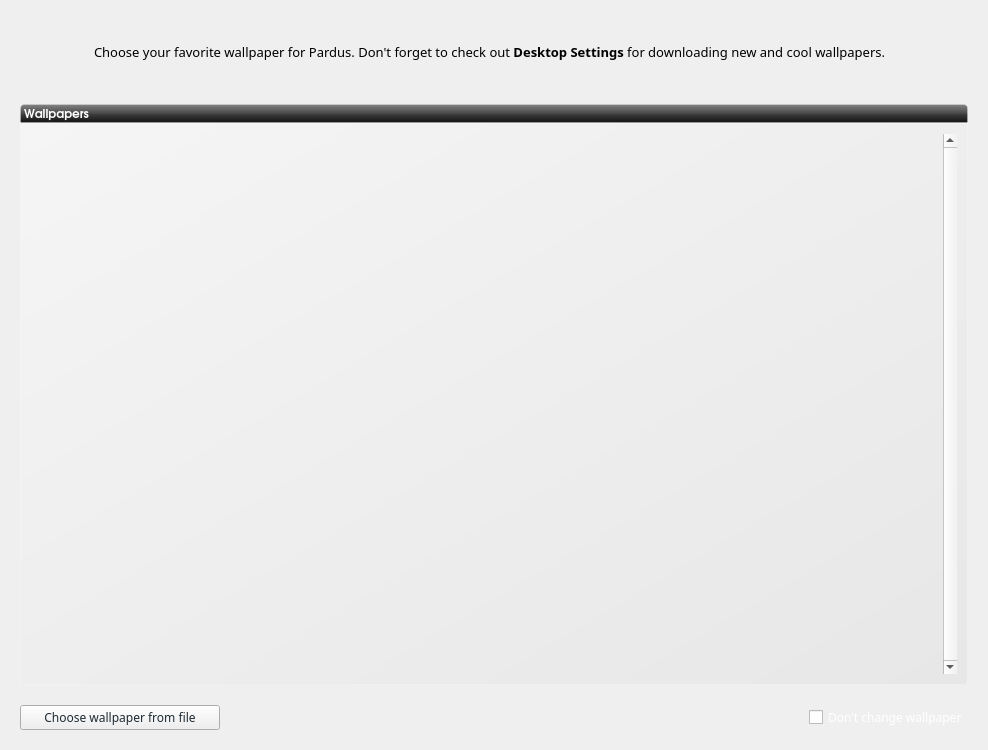
<?xml version="1.0" encoding="UTF-8"?>
<ui version="4.0">
 <class>wallpaperWidget</class>
 <widget class="QWidget" name="wallpaperWidget">
  <property name="geometry">
   <rect>
    <x>0</x>
    <y>0</y>
    <width>988</width>
    <height>750</height>
   </rect>
  </property>
  <property name="windowTitle">
   <string>Wallpaper</string>
  </property>
  <property name="styleSheet">
   <string notr="true"/>
  </property>
  <layout class="QGridLayout" name="gridLayout">
   <property name="margin">
    <number>20</number>
   </property>
   <property name="spacing">
    <number>0</number>
   </property>
   <item row="0" column="0">
    <widget class="QLabel" name="label_2">
     <property name="minimumSize">
      <size>
       <width>64</width>
       <height>64</height>
      </size>
     </property>
     <property name="maximumSize">
      <size>
       <width>64</width>
       <height>64</height>
      </size>
     </property>
     <property name="text">
      <string/>
     </property>
     <property name="pixmap">
      <pixmap resource="../data/kaptan.qrc">:/raw/pixmap/preferences-desktop-wallpaper.png</pixmap>
     </property>
    </widget>
   </item>
   <item row="0" column="1">
    <widget class="QLabel" name="description">
     <property name="minimumSize">
      <size>
       <width>300</width>
       <height>0</height>
      </size>
     </property>
     <property name="font">
      <font>
       <family>Sans Serif</family>
       <pointsize>10</pointsize>
      </font>
     </property>
     <property name="styleSheet">
      <string notr="true"/>
     </property>
     <property name="text">
      <string>Choose your favorite wallpaper for Pardus. Don't forget to check out &lt;b&gt;Desktop Settings&lt;/b&gt; for downloading new and cool wallpapers.</string>
     </property>
     <property name="wordWrap">
      <bool>true</bool>
     </property>
     <property name="indent">
      <number>10</number>
     </property>
    </widget>
   </item>
   <item row="1" column="0">
    <spacer name="verticalSpacer_4">
     <property name="orientation">
      <enum>Qt::Vertical</enum>
     </property>
     <property name="sizeType">
      <enum>QSizePolicy::Fixed</enum>
     </property>
     <property name="sizeHint" stdset="0">
      <size>
       <width>20</width>
       <height>20</height>
      </size>
     </property>
    </spacer>
   </item>
   <item row="2" column="0" colspan="2">
    <layout class="QVBoxLayout" name="verticalLayout">
     <property name="spacing">
      <number>0</number>
     </property>
     <item>
      <widget class="QLabel" name="label">
       <property name="font">
        <font>
         <family>URW Gothic L</family>
         <pointsize>9</pointsize>
         <weight>75</weight>
         <bold>true</bold>
         <underline>false</underline>
        </font>
       </property>
       <property name="styleSheet">
        <string notr="true">    background-color: qlineargradient(spread:pad, x1:0.5, y1:0, x2:0.5, y2:1, stop:0 rgba(132, 132, 132, 255), stop:0.501481 rgba(70, 70, 70, 255), stop:0.503057 rgba(62, 62, 62, 255), stop:1 rgba(16, 16, 16, 255));
/*background-color: qlineargradient(spread:pad, x1:1, y1:1, x2:0, y2:0, stop:0 rgba(219, 219, 219, 100), stop:1 rgba(255, 255, 255, 100));*/
border: 1px solid rgba(255,255,255,50);
color:white;
border-top-left-radius: 4px;
border-top-right-radius: 4px;</string>
       </property>
       <property name="text">
        <string>Wallpapers</string>
       </property>
       <property name="margin">
        <number>5</number>
       </property>
      </widget>
     </item>
     <item>
      <widget class="QListWidget" name="listWallpaper">
       <property name="sizePolicy">
        <sizepolicy hsizetype="Expanding" vsizetype="Expanding">
         <horstretch>0</horstretch>
         <verstretch>0</verstretch>
        </sizepolicy>
       </property>
       <property name="minimumSize">
        <size>
         <width>0</width>
         <height>0</height>
        </size>
       </property>
       <property name="autoFillBackground">
        <bool>false</bool>
       </property>
       <property name="styleSheet">
        <string notr="true">#listWallpaper{
padding:10px;
background-color: qlineargradient(spread:pad, x1:1, y1:1, x2:0, y2:0, stop:0 rgba(219, 219, 219, 100), stop:1 rgba(255, 255, 255, 100));
border: 1px solid rgba(255,255,255,50);
border-bottom-left-radius: 4px;
border-bottom-right-radius: 4px;
}</string>
       </property>
       <property name="frameShape">
        <enum>QFrame::NoFrame</enum>
       </property>
       <property name="frameShadow">
        <enum>QFrame::Sunken</enum>
       </property>
       <property name="verticalScrollBarPolicy">
        <enum>Qt::ScrollBarAlwaysOn</enum>
       </property>
       <property name="alternatingRowColors">
        <bool>false</bool>
       </property>
       <property name="verticalScrollMode">
        <enum>QAbstractItemView::ScrollPerPixel</enum>
       </property>
       <property name="horizontalScrollMode">
        <enum>QAbstractItemView::ScrollPerPixel</enum>
       </property>
       <property name="movement">
        <enum>QListView::Static</enum>
       </property>
       <property name="isWrapping" stdset="0">
        <bool>true</bool>
       </property>
       <property name="resizeMode">
        <enum>QListView::Adjust</enum>
       </property>
       <property name="layoutMode">
        <enum>QListView::SinglePass</enum>
       </property>
       <property name="spacing">
        <number>0</number>
       </property>
       <property name="gridSize">
        <size>
         <width>140</width>
         <height>170</height>
        </size>
       </property>
       <property name="viewMode">
        <enum>QListView::IconMode</enum>
       </property>
       <property name="modelColumn">
        <number>0</number>
       </property>
       <property name="uniformItemSizes">
        <bool>true</bool>
       </property>
       <property name="batchSize">
        <number>1</number>
       </property>
       <property name="wordWrap">
        <bool>true</bool>
       </property>
       <property name="currentRow">
        <number>-1</number>
       </property>
       <property name="sortingEnabled">
        <bool>false</bool>
       </property>
      </widget>
     </item>
     <item>
      <spacer name="verticalSpacer_3">
       <property name="orientation">
        <enum>Qt::Vertical</enum>
       </property>
       <property name="sizeType">
        <enum>QSizePolicy::Fixed</enum>
       </property>
       <property name="sizeHint" stdset="0">
        <size>
         <width>20</width>
         <height>20</height>
        </size>
       </property>
      </spacer>
     </item>
     <item>
      <layout class="QHBoxLayout" name="horizontalLayout">
       <item>
        <widget class="QPushButton" name="buttonChooseWp">
         <property name="minimumSize">
          <size>
           <width>200</width>
           <height>0</height>
          </size>
         </property>
         <property name="font">
          <font>
           <family>Sans Serif</family>
           <pointsize>9</pointsize>
          </font>
         </property>
         <property name="styleSheet">
          <string notr="true">color: rgb(30, 43, 51)</string>
         </property>
         <property name="text">
          <string>Choose wallpaper from file</string>
         </property>
         <property name="flat">
          <bool>false</bool>
         </property>
        </widget>
       </item>
       <item>
        <spacer name="horizontalSpacer_5">
         <property name="orientation">
          <enum>Qt::Horizontal</enum>
         </property>
         <property name="sizeType">
          <enum>QSizePolicy::Expanding</enum>
         </property>
         <property name="sizeHint" stdset="0">
          <size>
           <width>20</width>
           <height>20</height>
          </size>
         </property>
        </spacer>
       </item>
       <item>
        <widget class="QCheckBox" name="checkBox">
         <property name="font">
          <font>
           <family>Sans Serif</family>
           <pointsize>9</pointsize>
          </font>
         </property>
         <property name="styleSheet">
          <string notr="true">color: white;</string>
         </property>
         <property name="text">
          <string>Don't change wallpaper</string>
         </property>
        </widget>
       </item>
      </layout>
     </item>
    </layout>
   </item>
  </layout>
 </widget>
 <resources>
  <include location="../data/kaptan.qrc"/>
 </resources>
 <connections/>
</ui>
